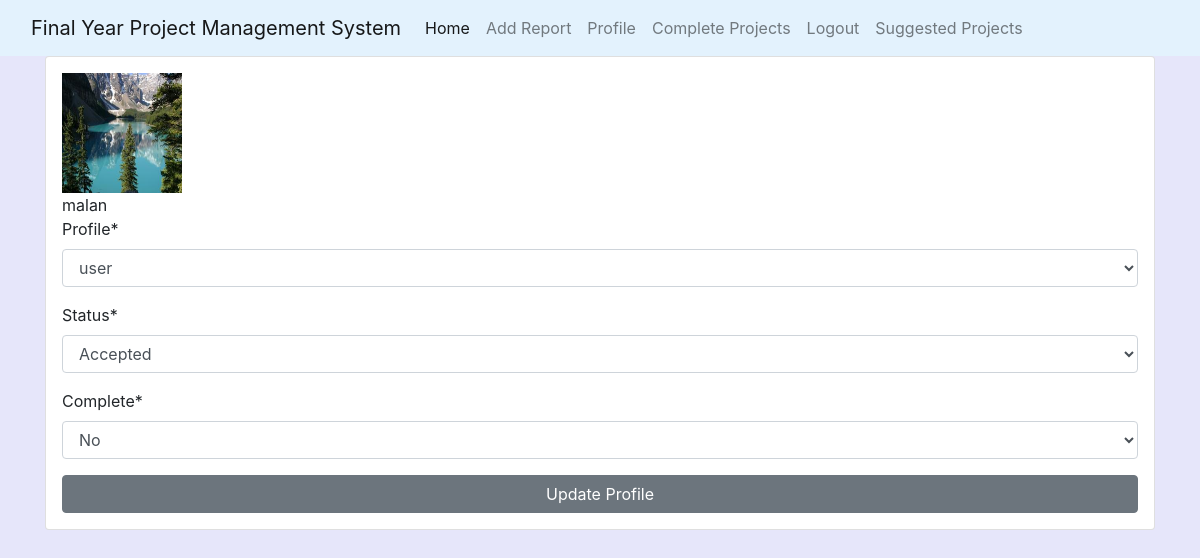
/update_project_title/1/ (signed in), run on the app's committed database.
### main/models.py (models this page shows, shortened)
class Profile(models.Model):
	user = models.OneToOneField(User, on_delete=models.CASCADE)
	image = models.ImageField(upload_to='profile', default='default.jpg')
	project_title = models.CharField(max_length=200, null=True, default="--")
	project_details = models.TextField(blank=True, null=True, default="--")
	def __str__(self):
		return f'{self.user}'

class ProjectStatus(models.Model):
	status = (
			("Accepted", "Accepted"),
			("Rejected", "Rejected"),
			("Pending", "Pending")
		)
	status = models.CharField(max_length=50, choices=status, default="Pending")
	complete = models.CharField(max_length=100, choices=completed, default="No")
	profile = models.ForeignKey(Profile, on_delete=models.CASCADE)
	date_posted = models.DateTimeField(auto_now_add=True)

### main/views.py (the view)
# urls.py: path('update_project_title/<int:pk>/', ProjectUpdate.as_view(template_name="main/update_project_title.html"), name="update_project_title"),
class ProjectUpdate(LoginRequiredMixin, UpdateView):
	model = ProjectStatus
	fields = ['profile', 'status', 'complete']
	success_url = "/"

### main/templates/main/update_project_title.html (shortened to what this page needs)
{% extends 'main/base.html' %}
{% load crispy_forms_tags %}
{% block body %}
	<form method="Post" class="card p-3" enctype="multipart/form-data">
		<img src="{{ user.profile.image.url }}" alt="" class="card-image center circle" height="120" width="120">
		{{user.username}}
		{{form|crispy}}
		<button type="submit" class="btn btn-secondary w-3">Update Profile</button>
	</form>
{% endblock %}

### data on the page
ProjectStatus: profile "user", status "Accepted", complete "No"

### other printed values
{{ user.username }} "malan"
